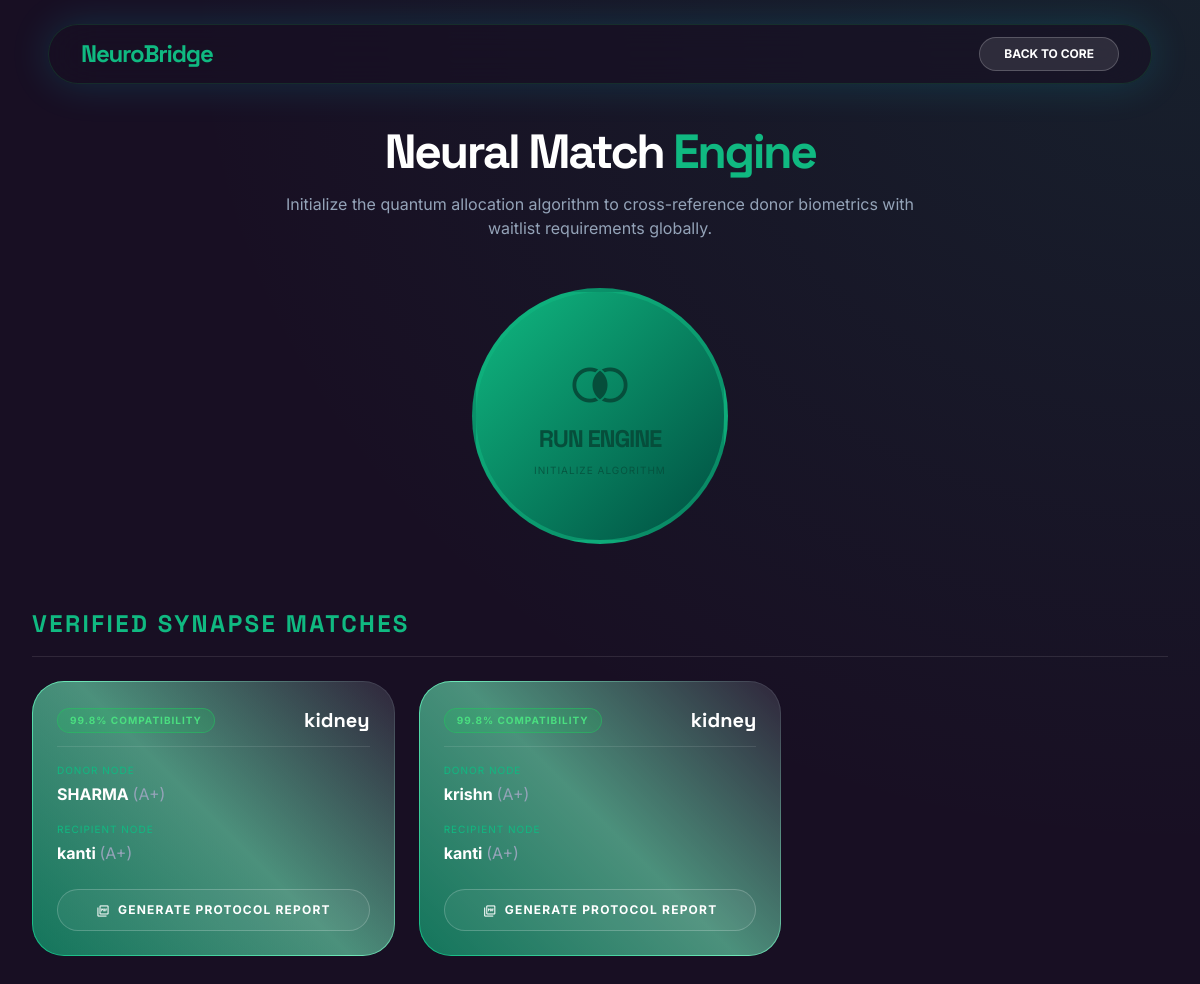
The app's page /matches (signed in) with its own data.
### models.py (models this page shows)
class Donor(db.Model):
    id = db.Column(db.Integer, primary_key=True)
    name = db.Column(db.String(100), nullable=False)
    age = db.Column(db.Integer)
    blood_group = db.Column(db.String(10), nullable=False)
    organ = db.Column(db.String(50), nullable=False)
    city = db.Column(db.String(50))
    phone = db.Column(db.String(20))
    hospital_id = db.Column(db.Integer, db.ForeignKey('hospital.id'))

class Recipient(db.Model):
    id = db.Column(db.Integer, primary_key=True)
    name = db.Column(db.String(100), nullable=False)
    age = db.Column(db.Integer)
    blood_group = db.Column(db.String(10), nullable=False)
    organ = db.Column(db.String(50), nullable=False)
    urgency = db.Column(db.String(20)) # High, Medium, Low
    city = db.Column(db.String(50))
    phone = db.Column(db.String(20))
    hospital_id = db.Column(db.Integer, db.ForeignKey('hospital.id'))

### routes/matching_routes.py (the view)
@match_bp.route('/matches', methods=['GET', 'POST'])
def view_matches():
    if 'hospital_id' not in session:
        return redirect(url_for('login'))
    donors = Donor.query.filter_by(hospital_id=session['hospital_id']).all()
    recipients = Recipient.query.filter_by(hospital_id=session['hospital_id']).all()
    matches = []
    blood_compatibility = {
        'O-': ['O-', 'O+', 'A-', 'A+', 'B-', 'B+', 'AB-', 'AB+'],
        'O+': ['O+', 'A+', 'B+', 'AB+'],
        'A-': ['A-', 'A+', 'AB-', 'AB+'],
        'A+': ['A+', 'AB+'],
        'B-': ['B-', 'B+', 'AB-', 'AB+'],
        'B+': ['B+', 'AB+'],
        'AB-': ['AB-', 'AB+'],
        'AB+': ['AB+']
    }
    for recipient in recipients:
        for donor in donors:
            score = 0
            reasons = []
            if donor.organ.lower() != recipient.organ.lower():
                continue
            if recipient.blood_group not in blood_compatibility.get(donor.blood_group, []):
                continue
            score += 50
            if recipient.urgency == 'High':
                score += 30
                reasons.append("High Urgency")
            elif recipient.urgency == 'Medium':
                score += 15
            if donor.city.lower() == recipient.city.lower():
                score += 20
                reasons.append("Same City")
            matches.append({
                'donor': donor,
                'donor_name': donor.name,
                'recipient': recipient,
                'recipient_name': recipient.name,
                'blood_group': donor.blood_group,
                'organ': donor.organ,
                'score': score,
                'reasons': ", ".join(reasons)
            })
    matches.sort(key=lambda x: x['score'], reverse=True)
    return render_template('matches.html', matches=matches)

### app.py (called while the page is built)
@app.after_request
def set_cache_headers(response):
    if response.direct_passthrough is False:
        if any(ext in request.path for ext in ['.js', '.css', '.jpeg', '.jpg', '.png', '.woff', '.woff2']):
            response.cache_control.max_age = 2592000  # 30 days
            response.cache_control.public = True
        else:
            response.cache_control.no_cache = True
            response.cache_control.no_store = True
            response.cache_control.must_revalidate = True
    return response

### templates/matches.html (shortened to what this page needs)
<!DOCTYPE html>
<html class="dark" lang="en">
<head>
    <script src="https://cdn.tailwindcss.com"></script>
</head>
<body class="pb-12">
<header class="fixed top-0 left-0 right-0 z-40 flex items-center justify-between px-8 py-3 bg-[#180f23]/60 backdrop-blur-[24px] rounded-full mt-6 mx-auto w-[92%] max-w-7xl border border-green-600/20 shadow-[0_0_40px_rgba(0,229,255,0.15)]">
    <div class="flex items-center gap-3">
        <span class="text-2xl font-black text-[#10b981] tracking-[-0.05em] font-headline">NeuroBridge</span>
    </div>
    <a href="/dashboard" class="px-6 py-2 text-xs font-bold uppercase rounded-full bg-white/10 hover:bg-white/20 text-white transition-all border border-white/20">Back to Core</a>
</header>
<main class="pt-32 px-4 md:px-8 max-w-7xl mx-auto text-center">
    <div class="mb-12">
        <h1 class="font-headline text-5xl font-black text-white tracking-tighter mb-4">Neural Match <span class="text-[#10b981]">Engine</span></h1>
        <p class="text-slate-400 max-w-2xl mx-auto">Initialize the quantum allocation algorithm to cross-reference donor biometrics with waitlist requirements globally.</p>
    </div>
    <div class="mb-16">
        <form action="/run_matching" method="POST">
            <button type="submit" class="pulse-engine w-64 h-64 rounded-full bg-gradient-to-br from-[#10b981] to-[#004d40] flex flex-col items-center justify-center text-[#064e3b] hover:scale-105 hover:text-white transition-all mx-auto border-4 border-[#10b981]/50 cursor-pointer">
                <span class="material-symbols-outlined text-6xl mb-2">join_inner</span>
                <span class="font-headline font-black text-2xl uppercase tracking-tighter">Run Engine</span>
                <span class="text-[10px] tracking-widest uppercase mt-2 opacity-80">Initialize Algorithm</span>
            </button>
        </form>
    </div>
    {% if matches %}
    <h3 class="font-headline text-2xl font-bold uppercase tracking-widest text-[#10b981] mb-6 border-b border-white/10 pb-4 text-left">Verified Synapse Matches</h3>
    <div class="grid grid-cols-1 md:grid-cols-2 lg:grid-cols-3 gap-6 text-left">
        {% for match in matches %}
        <div class="bionic-glass holographic-border rounded-[2rem] p-6 hover:-translate-y-2 transition-transform">
            <div class="flex justify-between items-center mb-4 border-b border-white/10 pb-3">
                <span class="px-3 py-1 rounded-full bg-green-500/20 text-green-400 text-[10px] font-bold uppercase tracking-widest border border-green-500/50">99.8% Compatibility</span>
                <span class="text-xl font-black text-white font-headline">{{ match.organ }}</span>
            </div>
            <div class="mb-4">
                <p class="text-[10px] uppercase tracking-widest text-[#10b981] mb-1">Donor Node</p>
                <p class="text-white font-bold">{{ match.donor_name }} <span class="text-slate-400 font-normal">({{ match.blood_group }})</span></p>
            </div>
            <div class="mb-6">
                <p class="text-[10px] uppercase tracking-widest text-[#10b981] mb-1">Recipient Node</p>
                <p class="text-white font-bold">{{ match.recipient_name }} <span class="text-slate-400 font-normal">({{ match.blood_group }})</span></p>
            </div>
            <a href="/generate_report/{{ match.donor.id }}/{{ match.recipient.id }}" target="_blank" class="block w-full py-3 text-center rounded-full bg-white/5 border border-white/20 text-white hover:bg-[#10b981] hover:text-[#064e3b] hover:border-transparent font-bold text-xs uppercase tracking-widest transition-all">
                <span class="material-symbols-outlined text-[14px] align-middle mr-1">picture_as_pdf</span> Generate Protocol Report
            </a>
        </div>
        {% endfor %}
    </div>
    {% endif %}
</main>
</body>
</html>

### templates/matches.html (style rules this page uses)
body { background-color: #180f23; background-image: radial-gradient(at 100% 0%, rgba(16, 185, 129, 0.1) 0px, transparent 60%); min-height: 100vh; color: #ecddf9; font-family: 'Inter', sans-serif; }
.bionic-glass { background: rgba(24, 15, 35, 0.4); backdrop-filter: blur(24px); border: 1px solid rgba(16, 185, 129, 0.2); }
.holographic-border { border: 1px solid transparent; background: linear-gradient(rgba(24, 15, 35, 0.4), rgba(24, 15, 35, 0.4)) padding-box, linear-gradient(45deg, #10b981, #6ee7b7, #3f354b) border-box; }
.font-headline { font-family: 'Space Grotesk', sans-serif; }
.pulse-engine { animation: pulseEngine 2s infinite; }

### records on screen
Donor: organ "kidney", donor_name "SHARMA", blood_group "A+", blood_group "A+"
Recipient: recipient_name "kanti" "kanti"
Donor: organ "kidney", donor_name "krishn", blood_group "A+", blood_group "A+"
